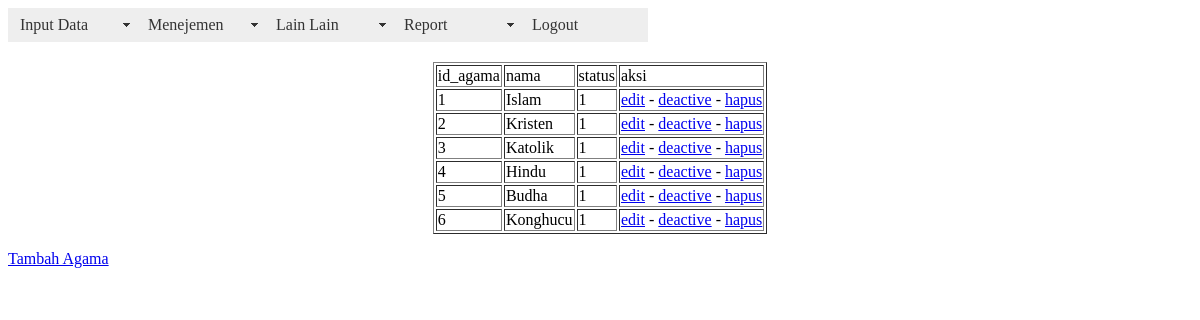
The app's page /panel/tampil_agama.php (signed in) with its own data.
### tables this page shows
CREATE TABLE IF NOT EXISTS `ext_agama` (
  `id_agama` int(10) NOT NULL AUTO_INCREMENT,
  `nama` varchar(50) NOT NULL,
  `status` int(2) NOT NULL DEFAULT '1',
  PRIMARY KEY (`id_agama`)
);

### panel/tampil_agama.php (the view, shortened to what this page needs)
<?php require_once('../Connections/connect.php'); ?>
<?php require_once('../inc/header.php'); ?>
<?php
$maxRows_ext_agama = 10;
$pageNum_ext_agama = 0;
$startRow_ext_agama = $pageNum_ext_agama * $maxRows_ext_agama;
$query_ext_agama = "SELECT * FROM `ext_agama`";
$query_limit_ext_agama = sprintf("%s LIMIT %d, %d", $query_ext_agama, $startRow_ext_agama, $maxRows_ext_agama);
$ext_agama = mysql_query($query_limit_ext_agama, $connect) or die(mysql_error());
$row_ext_agama = mysql_fetch_assoc($ext_agama);
?>
<!DOCTYPE html PUBLIC "-//W3C//DTD XHTML 1.0 Transitional//EN" "http://www.w3.org/TR/xhtml1/DTD/xhtml1-transitional.dtd">
<html xmlns="http://www.w3.org/1999/xhtml">
<head>
</head>
<body>
<table border="1" align="center">
  <tr>
    <td>id_agama</td>
    <td>nama</td>
    <td>status</td>
    <td>aksi</td>
  </tr>
  <?php do { ?>
    <tr>
      <td><?php echo $row_ext_agama['id_agama']; ?></td>
      <td><?php echo $row_ext_agama['nama']; ?></td>
      <td><?php echo $row_ext_agama['status']; ?></td>
      <td><a href="edit_agama.php?id=<?php echo $row_ext_agama['id_agama']; ?>">edit</a> - <a href="deactive_agama.php?id=<?php echo $row_ext_agama['id_agama']; ?>">deactive</a> - <a href="hapus_agama.php?id=<?php echo $row_ext_agama['id_agama']; ?>">hapus</a></td>
    </tr>
    <?php } while ($row_ext_agama = mysql_fetch_assoc($ext_agama)); ?>
</table>
<p><a href="input_agama.php">Tambah Agama</a></p>
</body>
</html>

### inc/header.php (shortened to what this page needs)
<!DOCTYPE html PUBLIC "-//W3C//DTD XHTML 1.0 Transitional//EN" "http://www.w3.org/TR/xhtml1/DTD/xhtml1-transitional.dtd">
<html xmlns="http://www.w3.org/1999/xhtml">
<head>
<link href="../SpryAssets/SpryMenuBarHorizontal.css" rel="stylesheet" type="text/css" />
</head>
<body>
  <ul id="MenuBar1" class="MenuBarHorizontal">
    <li><a class="MenuBarItemSubmenu" href="#">Input Data</a>
    </li>
    <li><a href="#" class="MenuBarItemSubmenu">Menejemen</a>
    </li>
    <li><a class="MenuBarItemSubmenu" href="#">Lain Lain</a>
    </li>
    <li><a href="#" class="MenuBarItemSubmenu">Report</a>
    </li>
    <li><a href="../logout.php">Logout</a></li>
  </ul>
<br/><br/><br/>
</body>
</html>

### SpryAssets/SpryMenuBarHorizontal.css (style rules this page uses)
ul.MenuBarHorizontal { margin: 0; padding: 0; list-style-type: none; font-size: 100%; cursor: default; width: auto; }
ul.MenuBarHorizontal li { margin: 0; padding: 0; list-style-type: none; font-size: 100%; position: relative; text-align: left; cursor: pointer; width: 8em; float: left; }
ul.MenuBarHorizontal a { display: block; cursor: pointer; background-color: #EEE; padding: 0.5em 0.75em; color: #333; text-decoration: none; }
ul.MenuBarHorizontal a.MenuBarItemSubmenu { background-image: url(SpryMenuBarDown.gif); background-repeat: no-repeat; background-position: 95% 50%; }

### records on screen
ext_agama: id_agama "1", nama "Islam", status "1"
ext_agama: id_agama "2", nama "Kristen", status "1"
ext_agama: id_agama "3", nama "Katolik", status "1"
ext_agama: id_agama "4", nama "Hindu", status "1"
ext_agama: id_agama "5", nama "Budha", status "1"
ext_agama: id_agama "6", nama "Konghucu", status "1"
